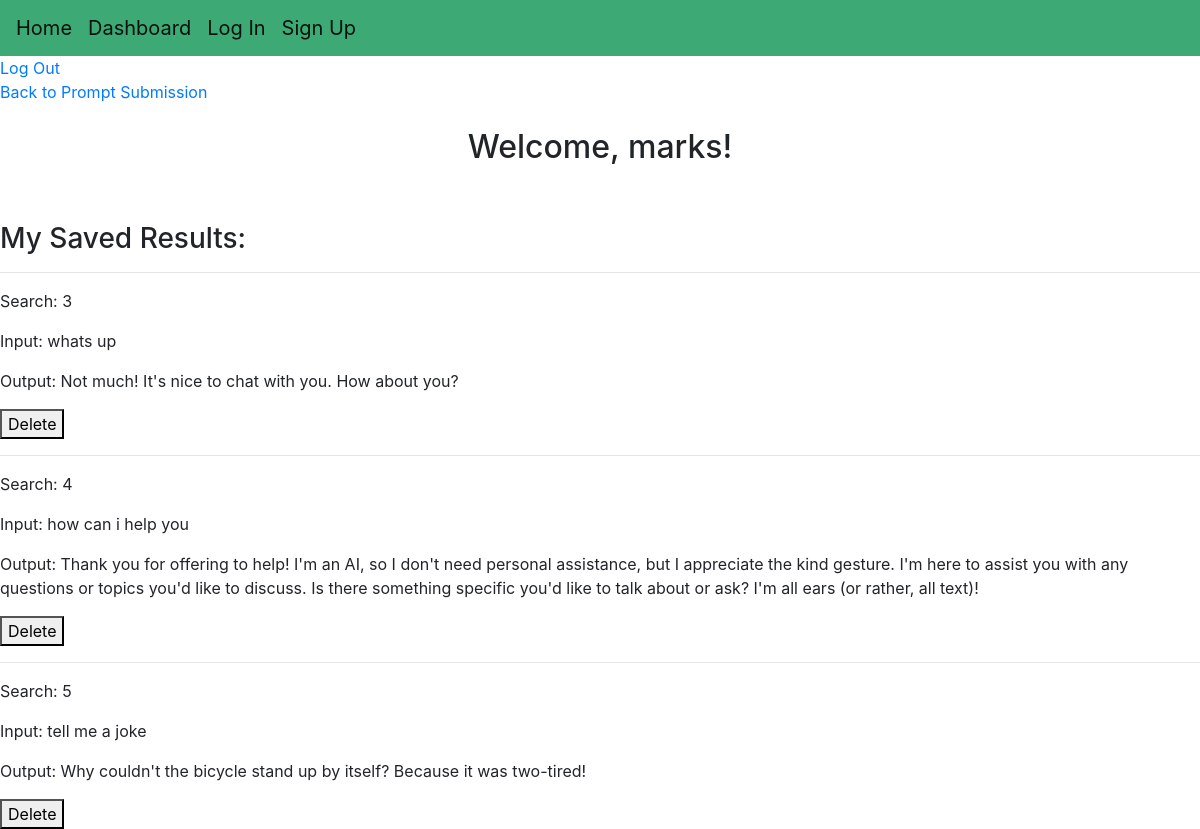
/dashboard (signed in), run on an earlier commit of the app's database.
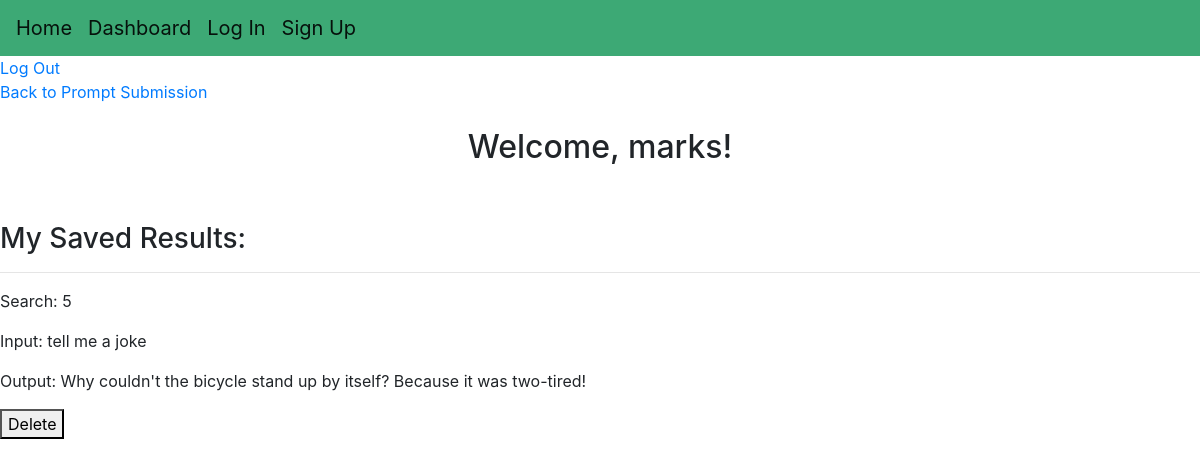
And on a later commit of the database.
### app.py (models this page shows)
class User(db.Model, UserMixin):
     id = db.Column(db.Integer, primary_key=True)
     username = db.Column(db.String(20), nullable=False, unique=True)
     password = db.Column(db.String(80), nullable=False)

class Prompts(db.Model):
     id = db.Column(db.Integer, primary_key=True)
     user = db.Column(db.String)
     input = db.Column(db.String(1000), nullable=False, unique=False)
     output = db.Column(db.String(1000), nullable=False)

### app.py (the view)
@app.route('/dashboard', methods=["POST", "GET"])
@login_required
def dashboard():
    finalUserPrompts = []
    userPrompts = Prompts.query.filter_by(user = session['user']).all()
    for entry in userPrompts:
        prompt = {}
        prompt["Search"] = entry.id
        prompt["Input"] = entry.input
        prompt["Output"] = entry.output
        finalUserPrompts.append(prompt)
    return render_template('dashboard.html', userPrompts = finalUserPrompts)

### app.py (called while the page is built)
@login_manager.user_loader
def load_user(user_id):
     return User.query.get(int(user_id))

### templates/dashboard.html
{% extends "index.html" %}
{% block content %}
<a href="{{ url_for('logout') }}">Log Out</a><br>
<a href="{{ url_for('hello') }}">Back to Prompt Submission</a>
<br><br>
<center><h2>Welcome, {{ current_user.username }}!</h2></center> <br><br>
<h3>My Saved Results:</h3>
{% for prompt in userPrompts%}
    <hr></hr>
    {% for key, value in prompt.items() %}
        <p>{{ key }}: {{ value }}</p>
    {% endfor %}
        <form action="{{ url_for('delete', id=prompt["Search"]) }}">
        <button type="submit">Delete</button>
    {% endfor %}
{% endblock %}

### templates/index.html (shortened to what this page needs)
<!DOCTYPE html>
<html lang="en">
<head>
    <link rel="stylesheet" href="https://cdn.jsdelivr.net/npm/bootstrap@4.6.2/dist/css/bootstrap.min.css">
    <link rel= "stylesheet" type= "text/css" href= "{{ url_for('static',filename='styles/main.css') }}">
    <nav class="navbar navbar-expand-md navbar-light" style="background-color: #3da975;">
        <a class="navbar-brand" href="{{ url_for('hello') }}">Home</a>
        <a class="navbar-brand" href="{{ url_for('dashboard') }}">Dashboard</a>
        <a class="navbar-brand" href="{{ url_for('login') }}">Log In</a>
        <a class="navbar-brand" href="{{ url_for('register') }}">Sign Up</a>
    </nav>
</head>
<body>
    {% block content %}
    {% endblock %}
</body>
</html>

What changed in the data, as far as the page shows it:
removed Prompts: prompt "Search", prompt "3", key "Input", input "whats up", key "Output", output "Not much! It's nice to chat with you. How about you?"
removed Prompts: prompt "Search", prompt "4", key "Input", input "how can i help you", key "Output", output "Thank you for offering to help! I'm an AI, so I don't need personal assistance, but I appreciate the kind gesture. I'm here to assist you with any questions or topics you'd like to discuss. Is there something specific you'd like to talk about or ask? I'm all ears (or rather, all text)!"
